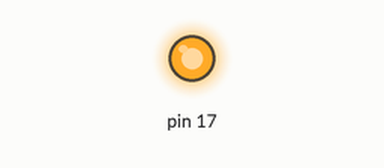
The sketch below on a simulated Arduino Uno, built with avr-gcc and run on an emulated ATmega328P. Parts: output pins drawn as LEDs (lit = HIGH). At 0.0 s the program stops and its outputs stay as they are.

Above: at 0.1 s.
Timing chart, 0 to 1.5 s (numbered marks = the images above):
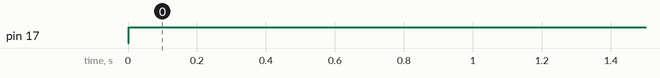

Measured:
- by itself, pin 17: LOW → HIGH at 0.00 s

The sketch:

UNO_as_USB_bridge.ino
```cpp
#include "UNO_AVR_programmer.h"
#define Version "UNO_programmes_168_prototype\r\n"

int main (void){

setup_328_HW;                                                         //Reduces clock to 8MHz"

Reset_H;

return 1;}


/***************************************************************************************************************************************************/
```

UNO_AVR_Programmer.h
```cpp
void Prog_EEPROM(void);

void Program_Flash_Hex (void);
void Program_Flash_Text(void);
void Verify_Flash_Hex(void);
void Verify_Flash_Text(void);
void upload_hex(void);
void upload_text(void);

void set_up_target_parameters(void);


void Clock_period(void){for(int p = 0; p<= 3; p++){asm("nop");}}

#define PGClock_L
#define PGClock_H Clock_period();

#define T0_delay_10ms 5,183
#define T0_delay_5ms 5,220
#define T0_delay_2ms 4,195
#define T0_delay_20ms 5,100
#define T0_delay_33ms 5,0
#define T1_delay_250mS 5,0xF85E
#define T1_delay_500mS 5,0xF0BD
#define T1_delay_1sec 5,0xE17B


unsigned char reset_pin;


/************************************************************************************************************************************/
#define setup_328_HW \
CLKPR = (1 << CLKPCE);\
CLKPR = (1 << CLKPS0);\
ADMUX |= (1 << REFS0);\
initialise_IO;\
Define_programmining_pins;\
Reset_L;\
Timer_T0_sub(T0_delay_5ms);


/*
#define setup_328_HW \
CLKPR = (1 << CLKPCE);\
CLKPR = (1 << CLKPS0);\
setup_watchdog;\
ADMUX |= (1 << REFS0);\
initialise_IO;\
Set_LED_ports;\
LEDs_off;\
Timer_T0_sub(T0_delay_5ms);\
Define_programmining_pins;\
Reset_L;\
Config_Xtal_port;\
USART_init(0,25);
*/

/************************************************************************************************************************************/


/************************************************************************************************************************************/
#define Define_programmining_pins   reset_pin = 0x08;  DDRC |= 0x08;
#define Reset_L PORTC &= ~(reset_pin)
#define Reset_H PORTC |= reset_pin


/************************************************************************************************************************************/
#define initialise_IO \
MCUCR &= (~(1 << PUD));\
DDRB = 0;\
DDRC = 0;\
DDRD = 0;\
PORTB = 0xFF;\
PORTC = 0xFF;\
PORTD = 0xFF;\

//All week pull ups


/************************************************************************************************************************************/


/**************************************************************************************************************************************/
#define Exit_programming_mode \
UCSR0B &= (~((1 << RXEN0) | (1<< TXEN0)));\
initialise_IO;\
Reset_H;\
while(1);
```

UNO_AVR_programmer.h
```cpp
#include <avr/wdt.h>
#include "Resources_UNO_AVR_programmer\UNO_AVR_Programmer.h"
#include "Resources_UNO_AVR_programmer\Basic_IO_and_Timer_subs.c"
```
